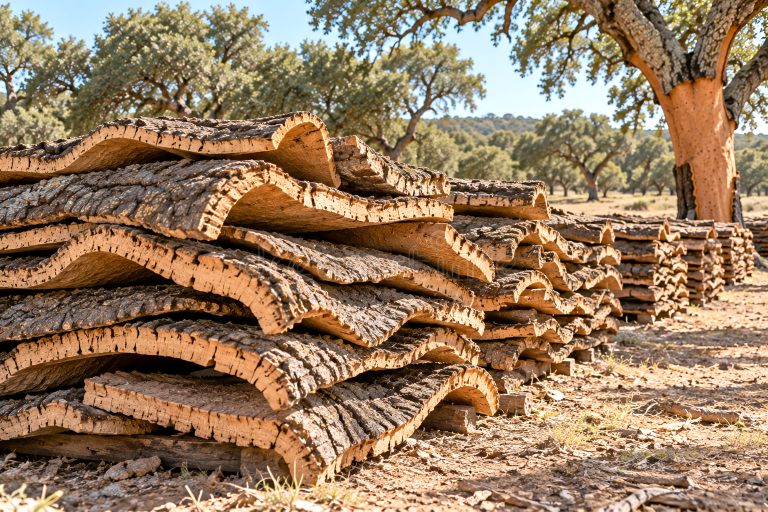
#> input picture Infos/Corks/Cork Bark Stacks in Sunlit Grove.png, 1536 x 1024 px (shown at 1/2 size)
$ python prep_images.py
#> lines starting #> are read from the running program, lines starting #| are printed output that depends on the picture; after the words box and inside, x2 and y2 are one past the last pixel; in counts of white or black regions, pixels touching at a corner belong together
#> in save, im is the input picture: PIL image 1536x1024 RGB; mean R, G, B 150.8, 123.3, 95.5
#| cork_stacks.webp (1400, 933)
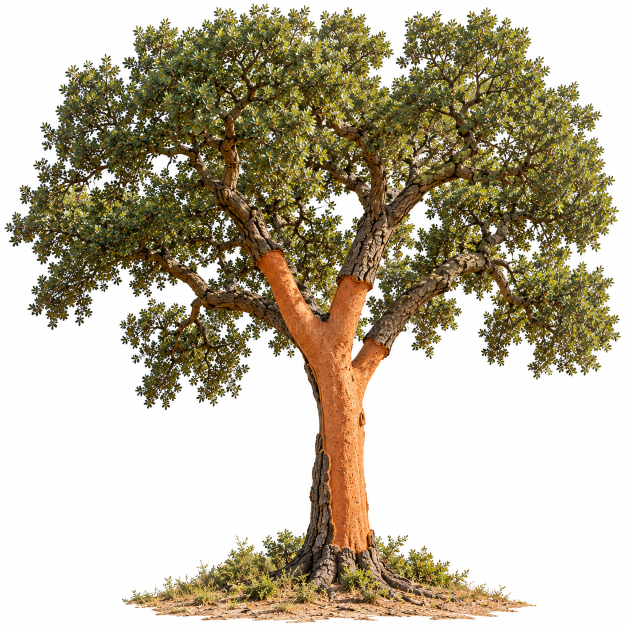
#> input picture Infos/Corks/Harvested Cork Oak Tree.png, 1254 x 1254 px (shown at 1/2 size)
"""Turns the user's cork pictures (Infos/Corks/*.png) into web images for the Bottle Sizes page.
White backgrounds -> transparent (soft edge); the 4-closures picture is split into 4 tiles.
Run:  python3 Infos/_source/cork/prep_images.py
"""
from pathlib import Path
from PIL import Image, ImageFilter
import numpy as np

SITE = Path(__file__).resolve().parents[3]
SRC = SITE / 'Infos' / 'Corks'
OUT = SITE / 'Infos' / 'Bottle_Sizes_img'


def cut_white(im, lo=232, hi=250, holes=False):
#> called with lo = 232, hi = 250, holes = True
    a = np.asarray(im.convert('RGB')).astype(np.float32)
    m = a.min(axis=2)
    alpha = np.clip((hi - m) / (hi - lo), 0, 1)
    # keep only background connected to the border as transparent: flood from edges
    from scipy import ndimage
    bg = m >= lo
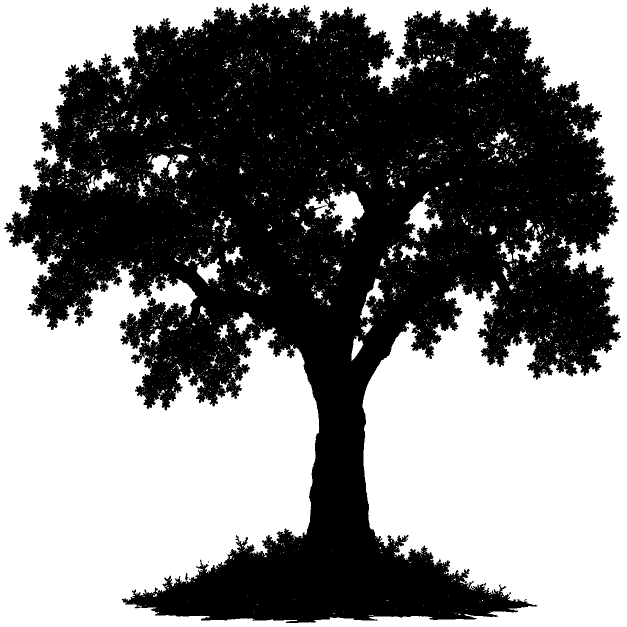
#> bg: shape (1254, 1254) bool (shown at 1/2 size); 50.3% white; 31 black regions (29 under 20 px), largest, box (x1, y1, x2, y2) and area: (8, 6, 1242, 1246) 781874, (370, 1146, 377, 1161) 52
    lab, _ = ndimage.label(bg)
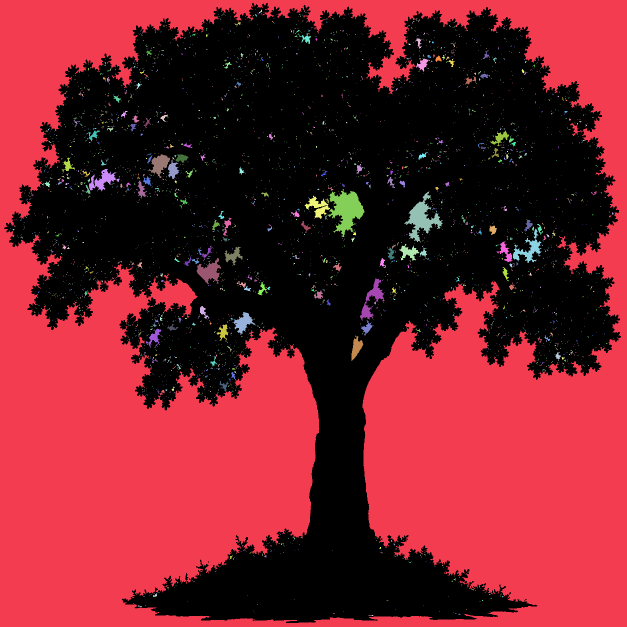
#> lab: shape (1254, 1254) int32 (shown at 1/2 size); 3835 distinct labels, from 0 to 3834; one colour per label, 0 black
    edge = set(np.unique(np.concatenate([lab[0], lab[-1], lab[:, 0], lab[:, -1]]))) - {0}
#> edge = 1 item
    outside = np.isin(lab, list(edge))
#> outside: shape (1254, 1254) bool; 47.9% white; 1 white region, box (x1, y1, x2, y2) and area: (0, 0, 1254, 1254) 752977
    outside = ndimage.binary_dilation(outside, iterations=2)
#> outside: shape (1254, 1254) bool; 50.1% white; 54 black regions (48 under 20 px), largest, box (x1, y1, x2, y2) and area: (14, 10, 1240, 1244) 784723, (576, 701, 587, 715) 73, (152, 634, 166, 646) 70, (400, 1131, 414, 1139) 32, (803, 1077, 811, 1082) 26, (88, 293, 94, 301) 24
    if holes:  # white gaps inside the shape (sky between leaves) too
        outside = outside | bg
#> outside: shape (1254, 1254) bool; 52.4% white; 78 black regions (71 under 20 px), largest, box (x1, y1, x2, y2) and area: (14, 10, 1240, 1244) 747289, (264, 709, 284, 726) 97, (576, 701, 587, 715) 72
    al = np.where(outside, alpha, 1.0)
    rgba = np.dstack([a, al * 255]).astype(np.uint8)
    out = Image.fromarray(rgba)
    return out.crop(out.getbbox())


def save(im, name, w):
    im = im.copy()
    if im.width > w:
        im = im.resize((w, round(im.height * w / im.width)), Image.LANCZOS)
    im.save(OUT / name, 'WEBP', quality=82, method=6)
    print(name, im.size)


save(Image.open(SRC / 'Cork Bark Stacks in Sunlit Grove.png').convert('RGB'), 'cork_stacks.webp', 1400)
save(cut_white(Image.open(SRC / 'Harvested Cork Oak Tree.png'), holes=True), 'cork_tree.webp', 1100)
#| cork_tree.webp (1100, 1112)
for src, name in [('Detailed Cork Oak Cross-Section Slice.png', 'cork_slice.webp'),
                  ('Weathered Cork Bark Slab Macro.png', 'cork_slab.webp'), ('Cork Bark and Wine Cork Cross-Section.png', 'cork_punched.webp')]:
    save(cut_white(Image.open(SRC / src)), name, 1100)
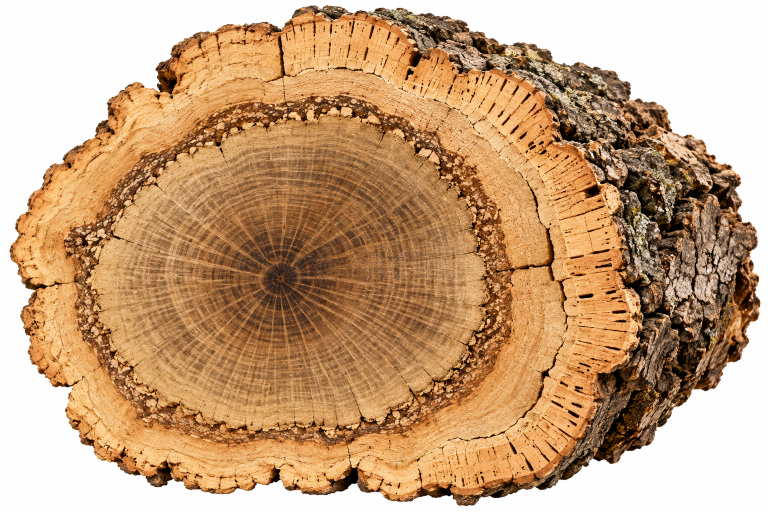
#> input picture Infos/Corks/Detailed Cork Oak Cross-Section Slice.png, 1536 x 1024 px (shown at 1/2 size)
#> call 2 of cut_white, with lo = 232, hi = 250, holes = False
#> in cut_white (call 2), `alpha = np.clip((hi - m) / (hi - lo), 0, 1)`:
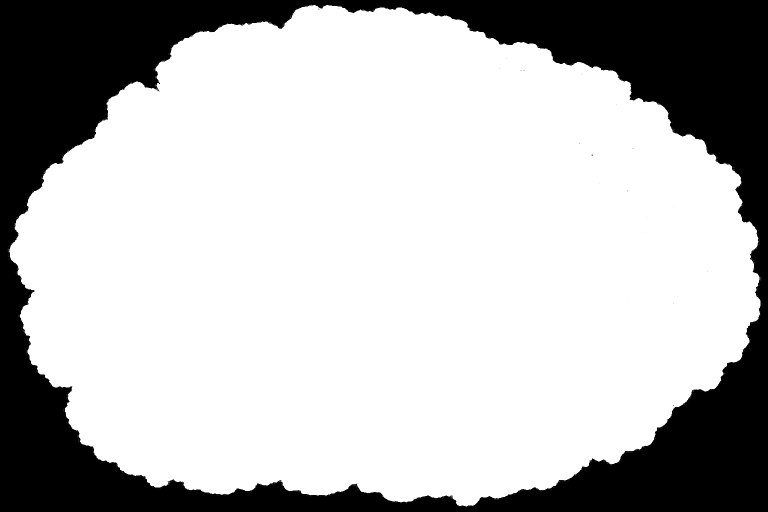
#> alpha: shape (1024, 1536) float32 (shown at 1/2 size); min 0, max 1, mean 0.734
#> in cut_white (call 2), `bg = m >= lo`: bg: shape (1024, 1536) bool; 26.7% white; 28 white regions (27 under 20 px), largest, box (x1, y1, x2, y2) and area: (0, 0, 1536, 1024) 419897
#> in cut_white (call 2), `lab, _ = ndimage.label(bg)`:
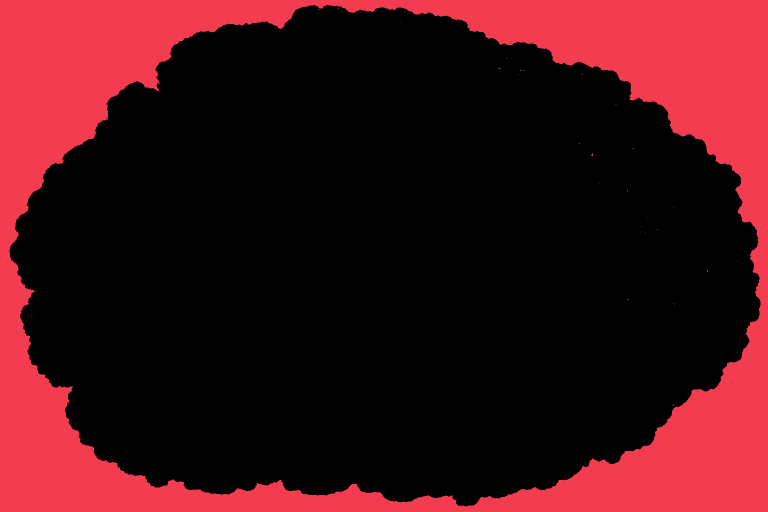
#> lab: shape (1024, 1536) int32 (shown at 1/2 size); 37 distinct labels, from 0 to 36; one colour per label, 0 black
#> in cut_white (call 2), `outside = np.isin(lab, list(edge))`: outside: shape (1024, 1536) bool; 26.7% white; 1 white region, box (x1, y1, x2, y2) and area: (0, 0, 1536, 1024) 419896
#> in cut_white (call 2), `outside = ndimage.binary_dilation(outside, iterations=2)`: outside: shape (1024, 1536) bool; 27.2% white; 1 white region, box (x1, y1, x2, y2) and area: (0, 0, 1536, 1024) 428554
#> call 3 of save, with name = 'cork_slice.webp', w = 1100
#> in save (call 3), `im = im.resize((w, round(im.height * w / im.width)), Image.LANCZOS)`:
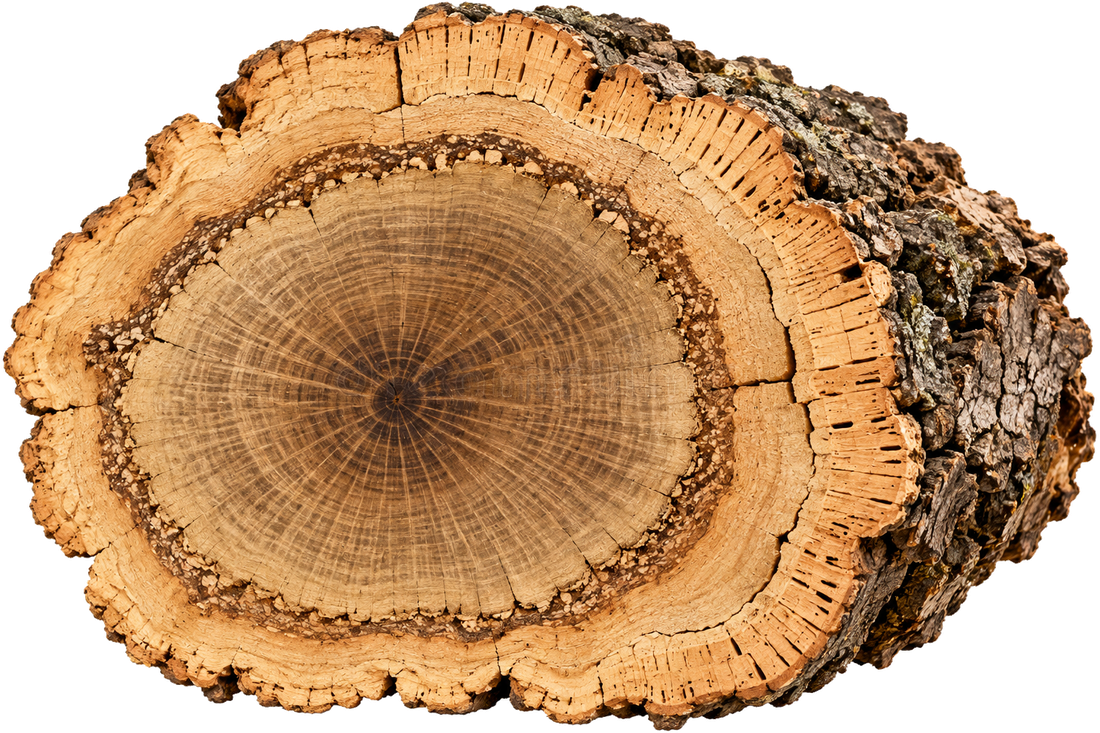
#> im: PIL image 1100x733 RGBA; mean R, G, B, A 137.5, 98.8, 61.1, 193.4; transparent parts drawn white
#| cork_slice.webp (1100, 733)
#> (the run stopped early here; a loop or call above may not have finished)
